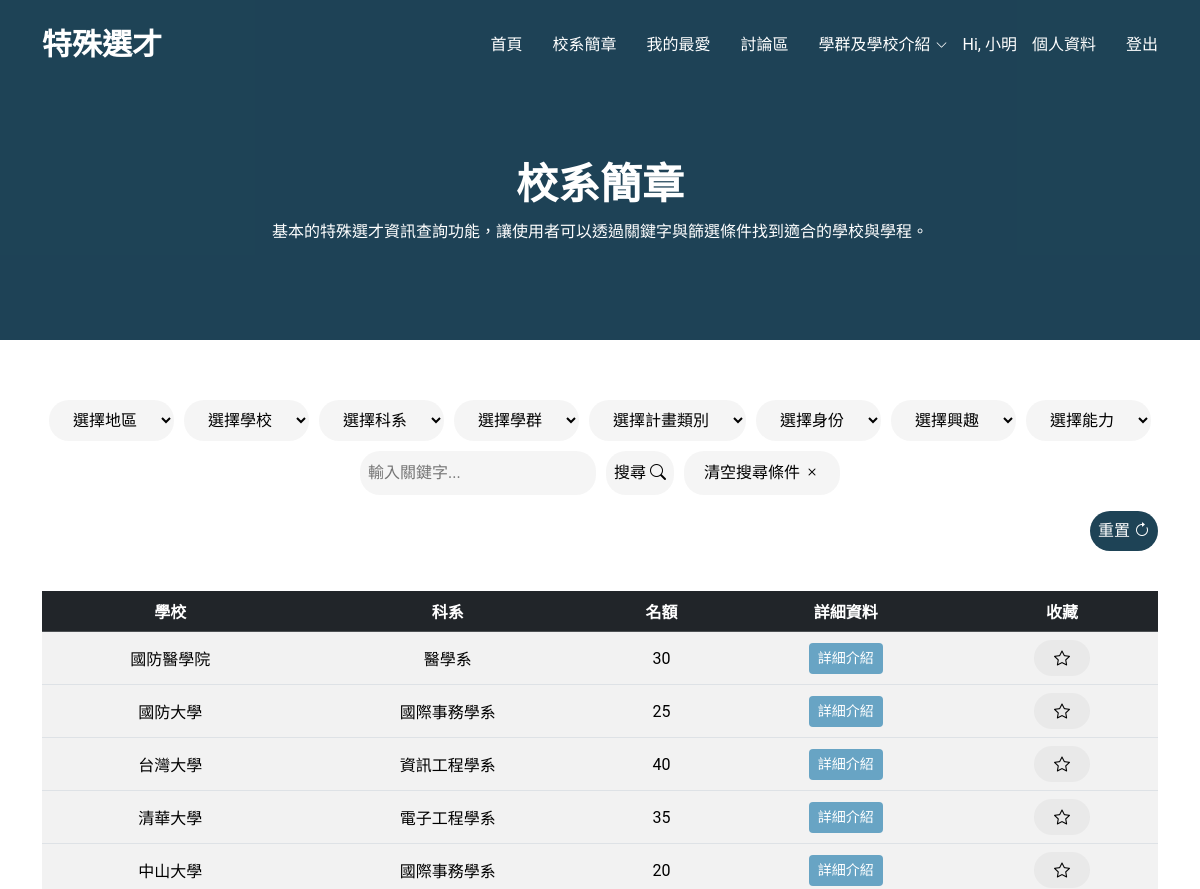
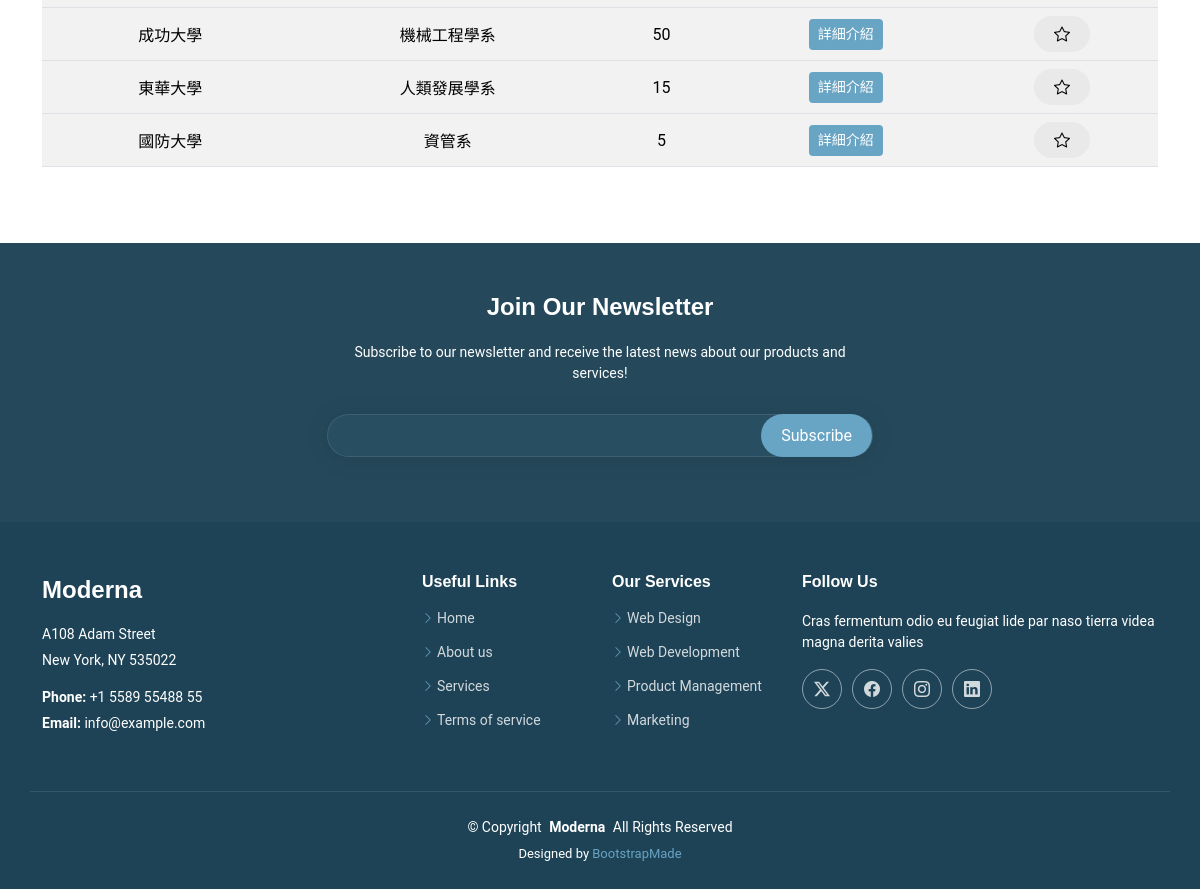
Screenshot of /Moderna/test.php (signed in) with the database file from the repository (2 pictures, top to bottom).
### tables this page shows
CREATE TABLE `admi_thro_years` (
  `sch_num` varchar(20) NOT NULL,
  `school` varchar(20) NOT NULL,
  `dep` varchar(20) NOT NULL,
  `110` int(80) NOT NULL,
  `111` int(80) NOT NULL,
  `112` int(80) NOT NULL,
  `113` int(80) NOT NULL,
  `114` int(80) NOT NULL
);

CREATE TABLE `sch_description` (
  `Sch_num` varchar(20) NOT NULL,
  `School_Name` varchar(20) NOT NULL,
  `p_type` varchar(10) NOT NULL,
  `Department` varchar(20) NOT NULL,
  `Region` varchar(10) NOT NULL,
  `address` varchar(50) NOT NULL,
  `Disc_Cluster` varchar(10) NOT NULL,
  `Schol_Apti` varchar(10) DEFAULT NULL,
  `Exam_Item` varchar(20) DEFAULT NULL,
  `Talent` varchar(10) DEFAULT NULL,
  `ID` varchar(10) DEFAULT NULL,
  `Plan` varchar(10) DEFAULT NULL,
  `Quota` int(11) NOT NULL,
  `announce` varchar(100) DEFAULT NULL,
  `Contact` varchar(225) DEFAULT NULL,
  `link` varchar(225) DEFAULT NULL,
  `note` varchar(100) DEFAULT NULL
);

### Moderna/test.php (the view, shortened to what this page needs)
<?php include('header.php'); ?>
<!DOCTYPE html>
<html lang="zh-Hant">
<head>
  <link href="assets/vendor/bootstrap/css/bootstrap.min.css" rel="stylesheet">
  <link href="assets/vendor/bootstrap-icons/bootstrap-icons.css" rel="stylesheet">
  <link href="assets/vendor/aos/aos.css" rel="stylesheet">
  <link href="assets/vendor/glightbox/css/glightbox.min.css" rel="stylesheet">
  <link href="assets/vendor/swiper/swiper-bundle.min.css" rel="stylesheet">
  <link href="assets/css/main.css" rel="stylesheet">
</head>
<body class="about-page">
<main class="main">
  <div class="page-title dark-background">
    <div class="container position-relative">
      <h1>校系簡章</h1>
      <p>基本的特殊選才資訊查詢功能，讓使用者可以透過關鍵字與篩選條件找到適合的學校與學程。</p>
    </div>
  </div>
  <section id="about" class="about section">
    <div class="container">
<?php
$servername = "localhost";
$username = "root";
$password = "";
$dbname = "sa-6";
$conn = new mysqli($servername, $username, $password, $dbname);
$filters = [
  "q" => $_GET['q'] ?? "",
  "region" => $_GET['region'] ?? "",
  "department" => $_GET['department'] ?? "",
  "plan" => $_GET['plan'] ?? "",
  "schol_apti" => $_GET['schol_apti'] ?? "",
  "talent" => $_GET['talent'] ?? "",
  "ID" => $_GET['ID'] ?? "",
  "school_name" => $_GET['school_name'] ?? "",
  "disc_cluster" => $_GET['disc_cluster'] ?? ""
];
$sql = "SELECT sd.*, aty.110, aty.111, aty.112, aty.113, aty.114
        FROM sch_description sd
        LEFT JOIN admi_thro_years aty ON sd.Sch_num = aty.sch_num
        WHERE 1=1";
$stmt = $conn->prepare($sql);
$stmt->execute();
$result = $stmt->get_result();
$results = $result ? $result->fetch_all(MYSQLI_ASSOC) : [];
?>
<div class="filter-container">
<form method="GET" action="" class="filter-form">
    <select name="region">
        <option value="">選擇地區</option>
    </select>
    <select name="school_name">
        <option value="">選擇學校</option>
    </select>
    <select name="department">
        <option value="">選擇科系</option>
    </select>
    <select name="disc_cluster">
        <option value="">選擇學群</option>
    </select>
    <select name="plan">
        <option value="">選擇計畫類別</option>
    </select>
    <select name="ID">
        <option value="">選擇身份</option>
    </select>
    <select name="schol_apti">
        <option value="">選擇興趣</option>
    </select>
    <select name="talent">
        <option value="">選擇能力</option>
    </select>
    <input type="text" name="q" value="<?php echo htmlspecialchars($filters['q']); ?>"
           placeholder="輸入關鍵字..." class="search-input">
    <button type="submit" class="search-button">搜尋 <i class="bi bi-search"></i></button>
    <button type="reset" class="reset-button">清空搜尋條件 <i class="bi bi-x"></i></button>
</form>
</div>
      <div style="display: flex; justify-content: flex-end;">
        <form method="GET" >
        <button type="submit" class="clear-button">重置 <i class="bi bi-arrow-clockwise"></i></button>
        </form>
       </div>
<?php if (!empty($results)): ?>
<table class="table table-striped table-hover align-middle text-center mt-4">
  <thead class="table-dark">
    <tr><th>學校</th><th>科系</th><th>名額</th><th>詳細資料</th><th>收藏</th></tr>
  </thead>
  <tbody>
<?php foreach ($results as $row): ?>
<tr>
  <td><?= htmlspecialchars($row['School_Name']); ?></td>
  <td><?= htmlspecialchars($row['Department']); ?></td>
  <td><?= htmlspecialchars($row['Quota']); ?></td>
  <td>
          <button class="btn  btn-sm" style=" background-color: var(--accent-color); color:white;" type="button" data-bs-toggle="collapse" data-bs-target="#details-<?php echo $row['Sch_num']; ?>" aria-expanded="false" aria-controls="details-<?php echo $row['Sch_num']; ?>">
            詳細介紹
          </button>
        </td>
        <td>
        <button class="favorite-btn" style="background-color:none" data-sch-num="<?php echo $row['Sch_num']; ?>" onclick="toggleStar(this)">
        <i class="bi bi-star"></i>
</button>
        </td>
</tr>
<?php endforeach; ?>
</tbody></table>
<?php else: ?>
<p>沒有找到相關結果。</p>
<?php endif; ?>
</div></section>
</main>
  <footer id="footer" class="footer dark-background">
    <div class="footer-newsletter">
      <div class="container">
        <div class="row justify-content-center text-center">
          <div class="col-lg-6">
            <h4>Join Our Newsletter</h4>
            <p>Subscribe to our newsletter and receive the latest news about our products and services!</p>
            <form action="forms/newsletter.php" method="post" class="php-email-form">
              <div class="newsletter-form"><input type="email" name="email"><input type="submit" value="Subscribe"></div>
            </form>
          </div>
        </div>
      </div>
    </div>
    <div class="container footer-top">
      <div class="row gy-4">
        <div class="col-lg-4 col-md-6 footer-about">
          <a href="index.html" class="d-flex align-items-center">
            <span class="sitename">Moderna</span>
          </a>
          <div class="footer-contact pt-3">
            <p>A108 Adam Street</p>
            <p>New York, NY 535022</p>
            <p class="mt-3"><strong>Phone:</strong> <span>+1 5589 55488 55</span></p>
            <p><strong>Email:</strong> <span>info@example.com</span></p>
          </div>
        </div>
        <div class="col-lg-2 col-md-3 footer-links">
          <h4>Useful Links</h4>
          <ul>
            <li><i class="bi bi-chevron-right"></i> <a href="#">Home</a></li>
            <li><i class="bi bi-chevron-right"></i> <a href="#">About us</a></li>
            <li><i class="bi bi-chevron-right"></i> <a href="#">Services</a></li>
            <li><i class="bi bi-chevron-right"></i> <a href="#">Terms of service</a></li>
          </ul>
        </div>
        <div class="col-lg-2 col-md-3 footer-links">
          <h4>Our Services</h4>
          <ul>
            <li><i class="bi bi-chevron-right"></i> <a href="#">Web Design</a></li>
            <li><i class="bi bi-chevron-right"></i> <a href="#">Web Development</a></li>
            <li><i class="bi bi-chevron-right"></i> <a href="#">Product Management</a></li>
            <li><i class="bi bi-chevron-right"></i> <a href="#">Marketing</a></li>
          </ul>
        </div>
        <div class="col-lg-4 col-md-12">
          <h4>Follow Us</h4>
          <p>Cras fermentum odio eu feugiat lide par naso tierra videa magna derita valies</p>
          <div class="social-links d-flex">
            <a href=""><i class="bi bi-twitter-x"></i></a>
            <a href=""><i class="bi bi-facebook"></i></a>
            <a href=""><i class="bi bi-instagram"></i></a>
            <a href=""><i class="bi bi-linkedin"></i></a>
          </div>
        </div>
      </div>
    </div>
    <div class="container copyright text-center mt-4">
      <p>© <span>Copyright</span> <strong class="px-1 sitename">Moderna</strong> <span>All Rights Reserved</span></p>
      <div class="credits">
        Designed by <a href="https://bootstrapmade.com/">BootstrapMade</a>
      </div>
    </div>
  </footer>
</body>
</html>

### Moderna/assets/css/main.css (style rules this page uses)
:root { --default-font: "Roboto", system-ui, -apple-system, "Segoe UI", Roboto, "Helvetica Neue", Arial, "Noto Sans", "Liberation Sans", sans-serif, "Apple Color Emoji", "Segoe UI Emoji", "Segoe UI Symbol", "Noto Color Emoji"; --heading-font: "Raleway", sans-serif; --nav-font: "Poppins", sans-serif; }
:root { --background-color: #ffffff; --default-color: #555555; --heading-color: #1e4356; --accent-color: #68a4c4; --surface-color: #ffffff; --contrast-color: #ffffff; }
:root { --nav-color: #ffffff; --nav-hover-color: #68a4c4; --nav-mobile-background-color: #ffffff; --nav-dropdown-background-color: #ffffff; --nav-dropdown-color: #555555; --nav-dropdown-hover-color: #68a4c4; }
.dark-background { --background-color: #1e4356; --default-color: #ffffff; --heading-color: #ffffff; --surface-color: #284e62; --contrast-color: #ffffff; }
:root { scroll-behavior: smooth; }
body { color: var(--default-color); background-color: var(--background-color); font-family: var(--default-font); }
a { color: var(--accent-color); text-decoration: none; transition: 0.3s; }
h1, h2, h3, h4, h5, h6 { color: var(--heading-color); font-family: var(--heading-font); }
.footer { color: var(--default-color); background-color: var(--background-color); font-size: 14px; position: relative; }
.footer .footer-newsletter { background-color: color-mix(in srgb, var(--default-color), transparent 97%); padding: 50px 0; }
.footer .footer-newsletter h4 { font-size: 24px; }
.footer .footer-newsletter .newsletter-form { margin-top: 30px; margin-bottom: 15px; padding: 6px 8px; position: relative; border-radius: 4px; background-color: var(--surface-color); border: 1px solid color-mix(in srgb, var(--default-color), transparent 90%); box-shadow: 0px 2px 25px rgba(0, 0, 0, 0.1); display: flex; transition: 0.3s; border-radius: 50px; }
.footer .footer-newsletter .newsletter-form input[type=email] { border: 0; padding: 4px; width: 100%; background-color: var(--surface-color); color: var(--default-color); }
.footer .footer-newsletter .newsletter-form input[type=submit] { border: 0; font-size: 16px; padding: 0 20px; margin: -7px -8px -7px 0; background: var(--accent-color); color: var(--contrast-color); transition: 0.3s; border-radius: 50px; }
.footer .footer-top { padding-top: 50px; }
.footer .social-links a { display: flex; align-items: center; justify-content: center; width: 40px; height: 40px; border-radius: 50%; border: 1px solid color-mix(in srgb, var(--default-color), transparent 50%); font-size: 16px; color: color-mix(in srgb, var(--default-color), transparent 20%); margin-right: 10px; transition: 0.3s; }
.footer h4 { font-size: 16px; font-weight: bold; position: relative; padding-bottom: 12px; }
.footer .footer-links { margin-bottom: 30px; }
.footer .footer-links ul { list-style: none; padding: 0; margin: 0; }
.footer .footer-links ul i { margin-right: 3px; font-size: 12px; line-height: 0; color: var(--accent-color); }
.footer .footer-links ul li { padding: 10px 0; display: flex; align-items: center; }
.footer .footer-links ul li:first-child { padding-top: 0; }
.footer .footer-links ul a { display: inline-block; color: color-mix(in srgb, var(--default-color), transparent 20%); line-height: 1; }
.footer .footer-about a { color: var(--heading-color); font-size: 24px; font-weight: 600; font-family: var(--heading-font); }
.footer .footer-contact p { margin-bottom: 5px; }
.footer .copyright { padding: 25px 0; border-top: 1px solid color-mix(in srgb, var(--default-color), transparent 90%); }
.footer .copyright p { margin-bottom: 0; }
.footer .credits { margin-top: 6px; font-size: 13px; }
.page-title { color: var(--default-color); background-color: var(--background-color); padding: 160px 0 80px 0; text-align: center; position: relative; }
.page-title:before { content: ""; background-color: color-mix(in srgb, var(--background-color), transparent 50%); position: absolute; inset: 0; }
.page-title h1 { font-size: 42px; font-weight: 700; margin-bottom: 10px; }
section, .section { color: var(--default-color); background-color: var(--background-color); padding: 60px 0; scroll-margin-top: 90px; overflow: clip; }

### rows the page displays
admi_thro_years: sch_num.School_Name "國防醫學院", sch_num.Department "醫學系", sch_num.Quota "30"
admi_thro_years: sch_num.School_Name "國防大學", sch_num.Department "國際事務學系", sch_num.Quota "25"
admi_thro_years: sch_num.School_Name "台灣大學", sch_num.Department "資訊工程學系", sch_num.Quota "40"
admi_thro_years: sch_num.School_Name "清華大學", sch_num.Department "電子工程學系", sch_num.Quota "35"
admi_thro_years: sch_num.School_Name "中山大學", sch_num.Department "國際事務學系", sch_num.Quota "20"
admi_thro_years: sch_num.School_Name "成功大學", sch_num.Department "機械工程學系", sch_num.Quota "50"
sch_description: School_Name "東華大學", Department "人類發展學系", Quota "15"
sch_description: School_Name "國防大學", Department "資管系", Quota "5"

### other values shown
$_SESSION['nickname'] "小明"
